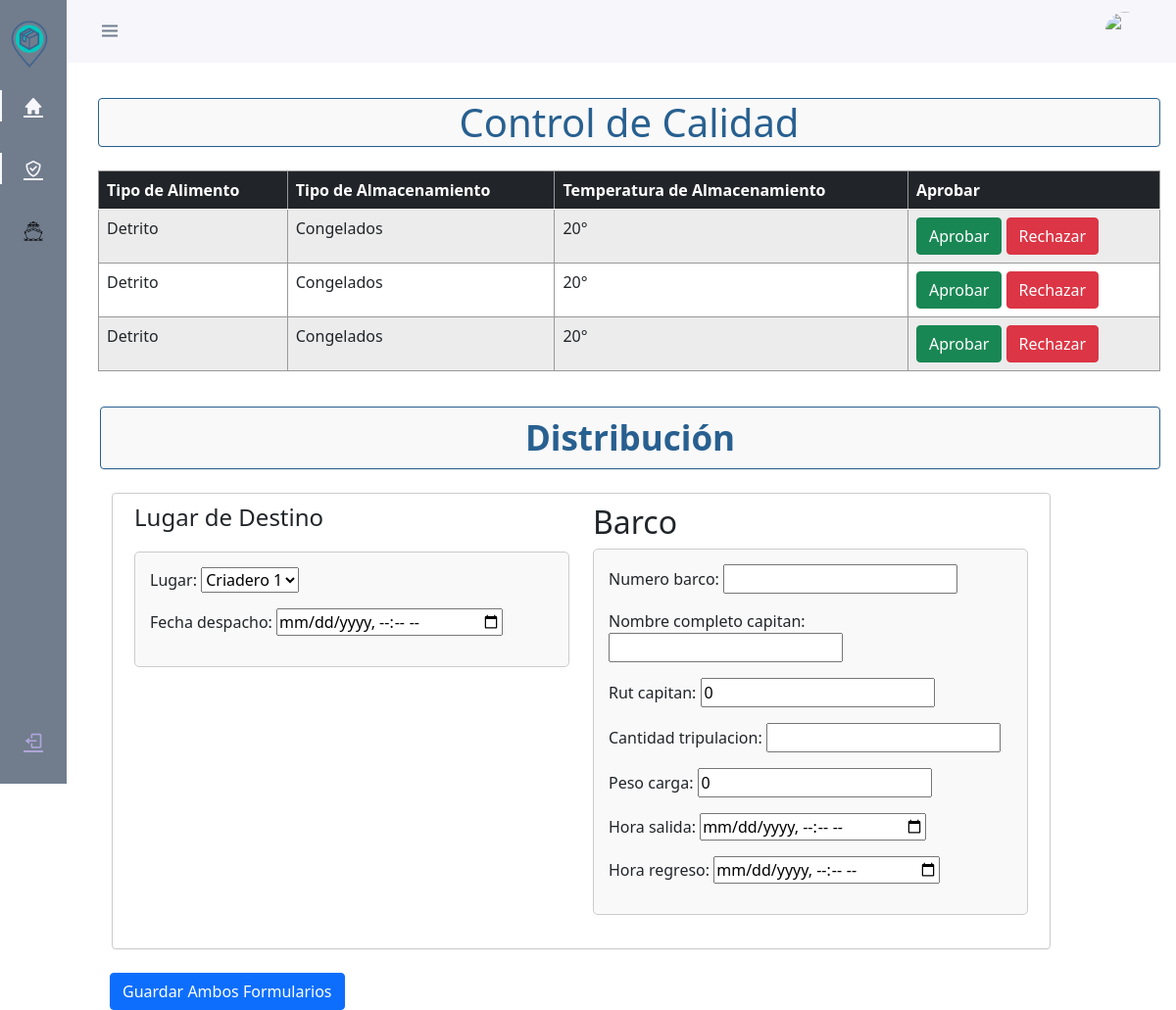
Page /control_calidad/ on the committed database.
### app/models.py (models this page shows)
class InformeControlCalidad(models.Model):
    TIPO_ALIMENTO_CHOICES = [
        ('1', 'Detrito'),
        ('2', 'Bacterias'),
        ('3', 'Plancton'),
        ('4', 'Gusanos'),
        ('5', 'Insectos'),
    ]
    TIPO_ALMACENAMIETO_CHOICES = [
        ('1', 'Congelados'),
        ('2', 'Temperatura ambiente'),
        ('3', 'Helado'),
    ]
    tipo_alimento = models.CharField(max_length=50, choices=TIPO_ALIMENTO_CHOICES, default='1')
    tipo_almacenamiento = models.CharField(max_length=50, choices=TIPO_ALMACENAMIETO_CHOICES, default='1')
    temperatura_almacenamiento = models.CharField(max_length=10)

### app/views.py (the view)
# urls.py: path('control_calidad/', views.control_calidad, name='control_calidad'),
def control_calidad(request):
    informes = InformeControlCalidad.objects.all()
    lugar_destino_form = LugarDestinoForm(request.POST or None)
    barco_form = BarcoForm(request.POST or None)
    if request.method == 'POST':
        if lugar_destino_form.is_valid() and barco_form.is_valid():
            lugar_destino = lugar_destino_form.save()
            barco = barco_form.save()
            messages.success(request, 'Datos guardados correctamente')
            return redirect('control_calidad')  # Redirige a la página de control de calidad
    return render(
        request,
        'app/control_calidad.html',
        {'informes': informes, 'lugar_destino_form': lugar_destino_form, 'barco_form': barco_form}
    )

### app/forms.py
class LugarDestinoForm(forms.ModelForm):
    class Meta:
        model = LugarDestino
        fields = ['lugar', 'fecha_despacho']
        widgets = {
            'fecha_despacho': forms.DateTimeInput(attrs={'type': 'datetime-local'}),
        }

class BarcoForm(forms.ModelForm):
    class Meta:
        model = Barco
        fields = ['numero_barco', 'nombre_completo_capitan', 'rut_capitan', 'cantidad_tripulacion', 'peso_carga', 'hora_salida', 'hora_regreso']
        widgets = {
        'hora_salida': forms.DateTimeInput(attrs={'type': 'datetime-local'}),
        'hora_regreso': forms.DateTimeInput(attrs={'type': 'datetime-local'}),
        }

### app/templates/app/control_calidad.html (shortened to what this page needs)
{% include 'app/base.html' %}
{% load django_bootstrap5 %}
{% load static %}
{% block contenido %}
    <h1 class="mb-4" id="titcont" >Control de Calidad</h1>
    <div class="table-responsive">
        <table class="table table-striped table-hover">
            <thead class="table-dark">
                <tr>
                    <th>Tipo de Alimento</th>
                    <th>Tipo de Almacenamiento</th>
                    <th>Temperatura de Almacenamiento</th>
                    <th>Aprobar</th>
                </tr>
            </thead>
            <tbody>
                {% for informe in informes %}
                    <tr>
                        <td>{{ informe.get_tipo_alimento_display }}</td>
                        <td>{{ informe.get_tipo_almacenamiento_display }}</td>
                        <td>{{ informe.temperatura_almacenamiento }}</td>
                        <td>
                        {% if not informe.aprobado %}
                            <form class="d-inline" method="POST" action="{% url 'aprobar_control' informe.id %}">
                                <button type="submit" class="btn btn-success mr-2">Aprobar</button>
                            </form>
                            <form class="d-inline" method="POST" action="{% url 'rechazar_control' informe.id %}">
                                <button type="submit" class="btn btn-danger mr-2">Rechazar</button>
                            </form>
                        {% else %}
                            <span class="text-success">Aprobado</span>
                        {% endif %}
                        </td>
                    </tr>
                {% empty %}
                    <tr>
                        <td colspan="4">No hay informes de control de calidad disponibles.</td>
                    </tr>
                {% endfor %}
            </tbody>
        </table>
    </div>
        <h1 class="titdis">Distribución</h1>
        <div class="container" id="f2c">
            <div class="row mt-4" id="row1">
                <div class="col-md-6">
                    <div class="mb-4" id="mb4">
                        <h2 id="fld">Lugar de Destino</h2>
                        <form method="POST" id="dest">
                            {{ lugar_destino_form.as_p }}
                        </form>
                    </div>
                </div>
                <div class="col-md-6">
                    <div class="mb-4">
                        <h2>Barco</h2>
                        <form method="POST" id="barco">
                            {{ barco_form.as_p }}
                        </form>
                    </div>
                </div>
            </div>
            <div class="row mt-4">
                <div class="col-md-12">
                    <button id="submit-all" class="btn btn-primary">Guardar Ambos Formularios</button>
                </div>
            </div>
        </div>
{% endblock %}

### app/templates/app/base.html (shortened to what this page needs)
{% load django_bootstrap5 %}
{% load static %}
<link rel="stylesheet" type="text/css" href="{% static 'app/css/styles.css' %}"/>
<link href="https://cdn.jsdelivr.net/npm/bootstrap@5.0.0-beta1/dist/css/bootstrap.min.css" rel="stylesheet"/>
<link href="https://cdn.jsdelivr.net/npm/boxicons@latest/css/boxicons.min.css" rel="stylesheet"/>
<body id="body-pd">
  <header class="header" id="header">
    <div class="header_toggle">
      <i class="bx bx-menu" id="header-toggle"></i>
    </div>
    <div class="header_img">
      <img src="https://i.imgur.com/hczKIze.jpg" alt="" />
    </div>
  </header>
  <div class="l-navbar" id="nav-bar">
    <nav class="nav">
      <div>
        <a href="{% url 'index' %}" class="nav_logo">
          <i class=" nav_logo-icon"><img src="{% static 'app/img/logo solo.png' %}" alt="" width="50" /></i>
        </a>
        <div class="nav_list">
          <a href="{% url 'index' %}" class="nav_link active">
            <i class="bx bxs-home nav_icon"></i>
          </a>
          <a href="{% url 'control_calidad' %}" class="nav_link active">
            <i class="bx bx-check-shield nav_icon"></i>
          </a>
          <a href="{% url 'barco' %}" class="nav_link">
            <img src="{% static 'app/img/BOAT.png' %}" alt="Icono Barco" class="nav_icon" width="20px">
          </a>
        </div>
      </div>
      <a href="#" class="nav_link">
        <i class="bx bx-log-out nav_icon"></i>
      </a>
    </nav>
  </div>
</body>

### app/static/app/css/styles.css (style rules this page uses)
body { position: relative; margin: var(--header-height) 0 0 0; padding: 0 1rem; font-family: var(--body-font); font-size: var(--normal-font-size); transition: 0.5s; }
a { text-decoration: none; }
.header { width: 100%; height: var(--header-height); position: fixed; top: 0; left: 0; display: flex; align-items: center; justify-content: space-between; padding: 0 1rem; background-color: var(--white-color); z-index: var(--z-fixed); transition: 0.5s; }
.header_toggle { color: var(--first-color); font-size: 1.5rem; cursor: pointer; }
.header_img { width: 35px; height: 35px; display: flex; justify-content: center; border-radius: 50%; overflow: hidden; }
.header_img img { width: 40px; }
.l-navbar { position: fixed; top: 0; left: -30%; width: var(--nav-width); height: 100vh; background-color: var(--first-color); padding: 0.5rem 1rem 0 0; transition: 0.5s; z-index: var(--z-fixed); }
.nav { height: 100%; display: flex; flex-direction: column; justify-content: space-between; overflow: hidden; }
.nav_logo { display: grid; grid-template-columns: max-content max-content; align-items: center; column-gap: 1rem; padding: 4px 0 8px 5px; }
.nav_link { display: grid; grid-template-columns: max-content max-content; align-items: center; column-gap: 1rem; padding: 8px 0 8px 24px; }
.nav_logo { margin-bottom: 10px; }
.nav_logo-icon { font-size: 1.25rem; color: var(--white-color); }
.nav_link { position: relative; color: var(--first-color-light); margin-bottom: 1.5rem; transition: 0.3s; }
.nav_icon { font-size: 1.25rem; }
.active { color: var(--white-color); }
.active::before { content: ""; position: absolute; left: 0; width: 2px; height: 32px; background-color: var(--white-color); }
@media screen and (min-width: 768px) { body { margin: calc(var(--header-height) + 1rem) 0 0 0; padding-left: calc(var(--nav-width) + 2rem); } }
@media screen and (min-width: 768px) { .header { height: calc(var(--header-height) + 1rem); padding: 0 2rem 0 calc(var(--nav-width) + 2rem); } }
@media screen and (min-width: 768px) { .header_img { width: 40px; height: 40px; } }
@media screen and (min-width: 768px) { .header_img img { width: 45px; } }
@media screen and (min-width: 768px) { .l-navbar { left: 0; padding: 1rem 1rem 0 0; } }
#f2c #row1 { margin-top: 20px; margin-bottom: 20px; margin-left: 2px; margin-right: 100px; padding: 10px; border: 1px solid #ccc; border-radius: 4px; box-shadow: 0 1px 1px rgba(0, 0, 0, 0.05); }
#mb4 #fld { font-size: 1.5rem; margin-bottom: 20px; }
#dest { padding: 15px; border: 1px solid #ccc; border-radius: 5px; background-color: #f9f9f9; }
#barco { padding: 15px; border: 1px solid #ccc; border-radius: 5px; background-color: #f9f9f9; }
.titdis { text-align: center; font-size: 35px; font-weight: bold; margin-bottom: 20px; margin-top: 20px; margin-left: 2px; margin-right: 0px; padding: 10px; border: 1px solid #ccc; border-radius: 4px; box-shadow: 0 1px 1px rgba(0, 0, 0, 0.05); background-color: #f9f9f9; color: #286090; border-color: #286090; }
.table { width: 100%; border-collapse: collapse; border: 1px solid #999; }
.table th, .table td { padding: 8px; border: 1px solid #999; }
.table th { background-color: #f2f2f2; font-weight: bold; text-align: left; }
.table tr:nth-child(odd) { background-color: #f9f9f9; }
#titcont { text-align: center; margin-top: 100px; border: 1px solid #ccc; border-radius: 4px; box-shadow: 0 1px 1px rgba(0, 0, 0, 0.05); background-color: #f9f9f9; color: #286090; border-color: #286090; }

### rows in the picture
InformeControlCalidad: tipo_alimento "Detrito", tipo_almacenamiento "Congelados", temperatura_almacenamiento "20°"
InformeControlCalidad: tipo_alimento "Detrito", tipo_almacenamiento "Congelados", temperatura_almacenamiento "20°"
InformeControlCalidad: tipo_alimento "Detrito", tipo_almacenamiento "Congelados", temperatura_almacenamiento "20°"
